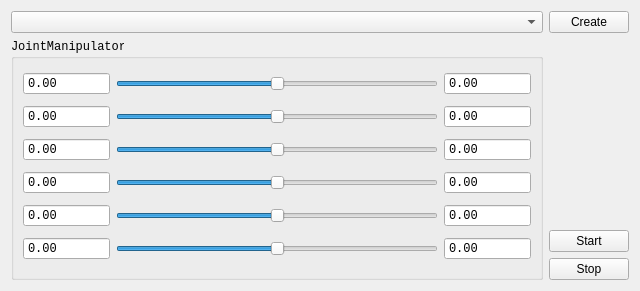
<?xml version="1.0" encoding="UTF-8"?>
<ui version="4.0">
 <class>ArmRobotManipulator</class>
 <widget class="QWidget" name="ArmRobotManipulator">
  <property name="geometry">
   <rect>
    <x>0</x>
    <y>0</y>
    <width>640</width>
    <height>291</height>
   </rect>
  </property>
  <property name="windowTitle">
   <string>简易手臂机器人操作</string>
  </property>
  <layout class="QGridLayout" name="gridLayout">
   <item row="0" column="0">
    <widget class="QComboBox" name="cboRobotType">
     <property name="maxVisibleItems">
      <number>30</number>
     </property>
    </widget>
   </item>
   <item row="0" column="1">
    <widget class="QPushButton" name="btnCreate">
     <property name="sizePolicy">
      <sizepolicy hsizetype="Maximum" vsizetype="Fixed">
       <horstretch>0</horstretch>
       <verstretch>0</verstretch>
      </sizepolicy>
     </property>
     <property name="text">
      <string>Create</string>
     </property>
    </widget>
   </item>
   <item row="1" column="0" rowspan="3">
    <widget class="QGroupBox" name="groupBox">
     <property name="font">
      <font>
       <family>Monospace</family>
      </font>
     </property>
     <property name="title">
      <string>JointManipulator</string>
     </property>
     <layout class="QGridLayout" name="gridLayout_2">
      <item row="0" column="0">
       <layout class="QHBoxLayout" name="horizontalLayout">
        <item>
         <widget class="QDoubleSpinBox" name="dsb_target_1">
          <property name="buttonSymbols">
           <enum>QAbstractSpinBox::NoButtons</enum>
          </property>
          <property name="minimum">
           <double>-999999.000000000000000</double>
          </property>
          <property name="maximum">
           <double>999999.000000000000000</double>
          </property>
         </widget>
        </item>
        <item>
         <widget class="QSlider" name="slider_1">
          <property name="minimum">
           <number>-350</number>
          </property>
          <property name="maximum">
           <number>350</number>
          </property>
          <property name="orientation">
           <enum>Qt::Horizontal</enum>
          </property>
         </widget>
        </item>
        <item>
         <widget class="QDoubleSpinBox" name="dsb_real_1">
          <property name="buttonSymbols">
           <enum>QAbstractSpinBox::NoButtons</enum>
          </property>
          <property name="minimum">
           <double>-999999.000000000000000</double>
          </property>
          <property name="maximum">
           <double>999999.000000000000000</double>
          </property>
         </widget>
        </item>
       </layout>
      </item>
      <item row="1" column="0">
       <layout class="QHBoxLayout" name="horizontalLayout_2">
        <item>
         <widget class="QDoubleSpinBox" name="dsb_target_2">
          <property name="buttonSymbols">
           <enum>QAbstractSpinBox::NoButtons</enum>
          </property>
          <property name="minimum">
           <double>-999999.000000000000000</double>
          </property>
          <property name="maximum">
           <double>999999.000000000000000</double>
          </property>
         </widget>
        </item>
        <item>
         <widget class="QSlider" name="slider_2">
          <property name="minimum">
           <number>-350</number>
          </property>
          <property name="maximum">
           <number>350</number>
          </property>
          <property name="orientation">
           <enum>Qt::Horizontal</enum>
          </property>
         </widget>
        </item>
        <item>
         <widget class="QDoubleSpinBox" name="dsb_real_2">
          <property name="buttonSymbols">
           <enum>QAbstractSpinBox::NoButtons</enum>
          </property>
          <property name="minimum">
           <double>-999999.000000000000000</double>
          </property>
          <property name="maximum">
           <double>999999.000000000000000</double>
          </property>
         </widget>
        </item>
       </layout>
      </item>
      <item row="2" column="0">
       <layout class="QHBoxLayout" name="horizontalLayout_3">
        <item>
         <widget class="QDoubleSpinBox" name="dsb_target_3">
          <property name="buttonSymbols">
           <enum>QAbstractSpinBox::NoButtons</enum>
          </property>
          <property name="minimum">
           <double>-999999.000000000000000</double>
          </property>
          <property name="maximum">
           <double>999999.000000000000000</double>
          </property>
         </widget>
        </item>
        <item>
         <widget class="QSlider" name="slider_3">
          <property name="minimum">
           <number>-350</number>
          </property>
          <property name="maximum">
           <number>350</number>
          </property>
          <property name="orientation">
           <enum>Qt::Horizontal</enum>
          </property>
         </widget>
        </item>
        <item>
         <widget class="QDoubleSpinBox" name="dsb_real_3">
          <property name="buttonSymbols">
           <enum>QAbstractSpinBox::NoButtons</enum>
          </property>
          <property name="minimum">
           <double>-999999.000000000000000</double>
          </property>
          <property name="maximum">
           <double>999999.000000000000000</double>
          </property>
         </widget>
        </item>
       </layout>
      </item>
      <item row="3" column="0">
       <layout class="QHBoxLayout" name="horizontalLayout_4">
        <item>
         <widget class="QDoubleSpinBox" name="dsb_target_4">
          <property name="buttonSymbols">
           <enum>QAbstractSpinBox::NoButtons</enum>
          </property>
          <property name="minimum">
           <double>-999999.000000000000000</double>
          </property>
          <property name="maximum">
           <double>999999.000000000000000</double>
          </property>
         </widget>
        </item>
        <item>
         <widget class="QSlider" name="slider_4">
          <property name="minimum">
           <number>-350</number>
          </property>
          <property name="maximum">
           <number>350</number>
          </property>
          <property name="orientation">
           <enum>Qt::Horizontal</enum>
          </property>
         </widget>
        </item>
        <item>
         <widget class="QDoubleSpinBox" name="dsb_real_4">
          <property name="buttonSymbols">
           <enum>QAbstractSpinBox::NoButtons</enum>
          </property>
          <property name="minimum">
           <double>-999999.000000000000000</double>
          </property>
          <property name="maximum">
           <double>999999.000000000000000</double>
          </property>
         </widget>
        </item>
       </layout>
      </item>
      <item row="4" column="0">
       <layout class="QHBoxLayout" name="horizontalLayout_5">
        <item>
         <widget class="QDoubleSpinBox" name="dsb_target_5">
          <property name="buttonSymbols">
           <enum>QAbstractSpinBox::NoButtons</enum>
          </property>
          <property name="minimum">
           <double>-999999.000000000000000</double>
          </property>
          <property name="maximum">
           <double>999999.000000000000000</double>
          </property>
         </widget>
        </item>
        <item>
         <widget class="QSlider" name="slider_5">
          <property name="minimum">
           <number>-350</number>
          </property>
          <property name="maximum">
           <number>350</number>
          </property>
          <property name="orientation">
           <enum>Qt::Horizontal</enum>
          </property>
         </widget>
        </item>
        <item>
         <widget class="QDoubleSpinBox" name="dsb_real_5">
          <property name="buttonSymbols">
           <enum>QAbstractSpinBox::NoButtons</enum>
          </property>
          <property name="minimum">
           <double>-999999.000000000000000</double>
          </property>
          <property name="maximum">
           <double>999999.000000000000000</double>
          </property>
         </widget>
        </item>
       </layout>
      </item>
      <item row="5" column="0">
       <layout class="QHBoxLayout" name="horizontalLayout_6">
        <item>
         <widget class="QDoubleSpinBox" name="dsb_target_6">
          <property name="buttonSymbols">
           <enum>QAbstractSpinBox::NoButtons</enum>
          </property>
          <property name="minimum">
           <double>-999999.000000000000000</double>
          </property>
          <property name="maximum">
           <double>999999.000000000000000</double>
          </property>
         </widget>
        </item>
        <item>
         <widget class="QSlider" name="slider_6">
          <property name="minimum">
           <number>-350</number>
          </property>
          <property name="maximum">
           <number>350</number>
          </property>
          <property name="orientation">
           <enum>Qt::Horizontal</enum>
          </property>
         </widget>
        </item>
        <item>
         <widget class="QDoubleSpinBox" name="dsb_real_6">
          <property name="buttonSymbols">
           <enum>QAbstractSpinBox::NoButtons</enum>
          </property>
          <property name="minimum">
           <double>-999999.000000000000000</double>
          </property>
          <property name="maximum">
           <double>999999.000000000000000</double>
          </property>
         </widget>
        </item>
       </layout>
      </item>
     </layout>
    </widget>
   </item>
   <item row="1" column="1">
    <spacer name="verticalSpacer">
     <property name="orientation">
      <enum>Qt::Vertical</enum>
     </property>
     <property name="sizeHint" stdset="0">
      <size>
       <width>20</width>
       <height>40</height>
      </size>
     </property>
    </spacer>
   </item>
   <item row="2" column="1">
    <widget class="QPushButton" name="btnStart">
     <property name="text">
      <string>Start</string>
     </property>
    </widget>
   </item>
   <item row="3" column="1">
    <widget class="QPushButton" name="btnStop">
     <property name="text">
      <string>Stop</string>
     </property>
    </widget>
   </item>
  </layout>
 </widget>
 <resources/>
 <connections/>
</ui>
